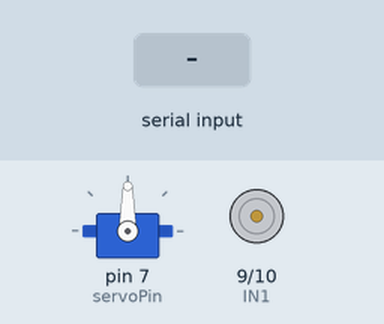
Recording of a sketch running on a simulated Arduino Uno, built with avr-gcc and run on an emulated ATmega328P. On the bench: servo, motor-driver pin pairs drawn as motors (green arrow = first pin HIGH = forward, orange = second pin HIGH = backward, longer = more drive). The test bench sets the inputs (shaded band).

Above: at 1.2 s.
1.3 s: "90,45\n" received over Serial
At 2.0 s:
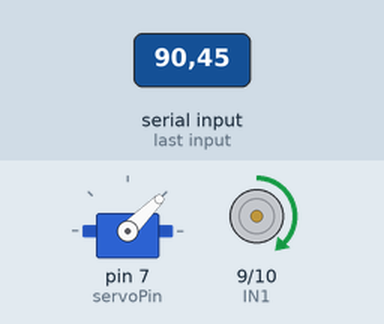
2.8 s: "30,150\n" received over Serial
At 3.2 s:
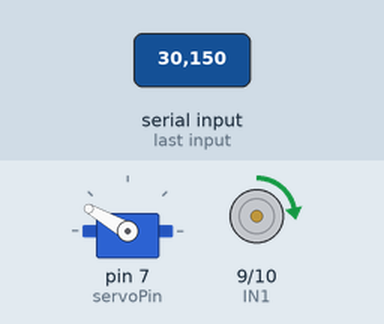
4.3 s: "1,90\n" received over Serial
At 5.5 s:
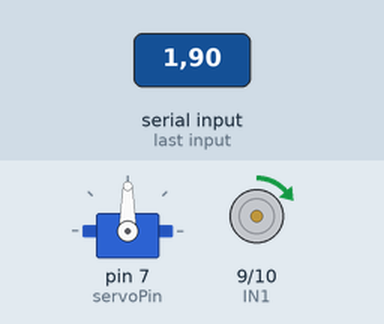
Timing chart, 0 to 7.3 s (numbered marks = the images above; inputs shaded):
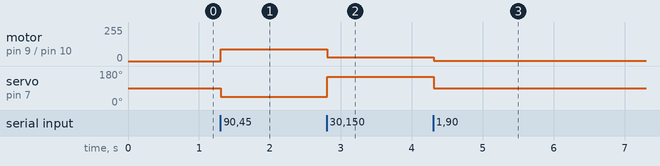

Measured:
- after the input at 1.3 s, motor on pin 9 (IN1) / pin 10 (IN2): stopped → forward 90/255 at once; servo on pin 7 (servoPin): 90° → 45° at once
- after the input at 2.8 s, motor on pin 9 (IN1) / pin 10 (IN2): forward 90/255 → forward 30/255 at once; servo on pin 7 (servoPin): 45° → 150° at once
- after the input at 4.3 s, motor on pin 9 (IN1) / pin 10 (IN2): forward 30/255 → forward 1/255 at once; servo on pin 7 (servoPin): 150° → 90° at once

The sketch:

RoscarSerial.ino
```cpp
#include <Servo.h>

// Pin assignments
const int IN1 = 9;    // Motor control pin (PWM)
const int IN2 = 10;   // Motor control pin (Direction)
const int servoPin = 7; // Servo control pin

Servo steeringServo; // Create a Servo object

int motorSpeed = 0;  // Initialize motor speed (0-255)
int servoAngle = 90; // Initialize servo angle (centered)

void setup() {
  // Set up motor pins
  pinMode(IN1, OUTPUT);
  pinMode(IN2, OUTPUT);

  // Attach the servo motor
  steeringServo.attach(servoPin);

  // Initialize serial communication
  Serial.begin(9600);

  // Initialize motor and servo to default states
  digitalWrite(IN1, LOW);
  digitalWrite(IN2, LOW);
  steeringServo.write(servoAngle);
}

void loop() {
  if (Serial.available() > 0) {
    // Read input from Python
    String input = Serial.readStringUntil('\n'); // Read until newline
    input.trim(); // Remove extra whitespace or newline

    // Parse the input (expecting "SPEED,ANGLE")
    int commaIndex = input.indexOf(',');
    if (commaIndex > 0) {
      // Extract motor speed and servo angle
      motorSpeed = input.substring(0, commaIndex).toInt();
      servoAngle = input.substring(commaIndex + 1).toInt();

      // Apply motor speed
      if (motorSpeed > 0) {
        analogWrite(IN1, motorSpeed); // Set speed
        digitalWrite(IN2, LOW);      // Direction forward
      } else if (motorSpeed < 0) {
        analogWrite(IN2, -motorSpeed); // Reverse speed
        digitalWrite(IN1, LOW);        // Direction reverse
      } else {
        digitalWrite(IN1, LOW); // Stop motor
        digitalWrite(IN2, LOW);
      }

      // Apply servo angle
      steeringServo.write(servoAngle);
    }
  }
}
```
